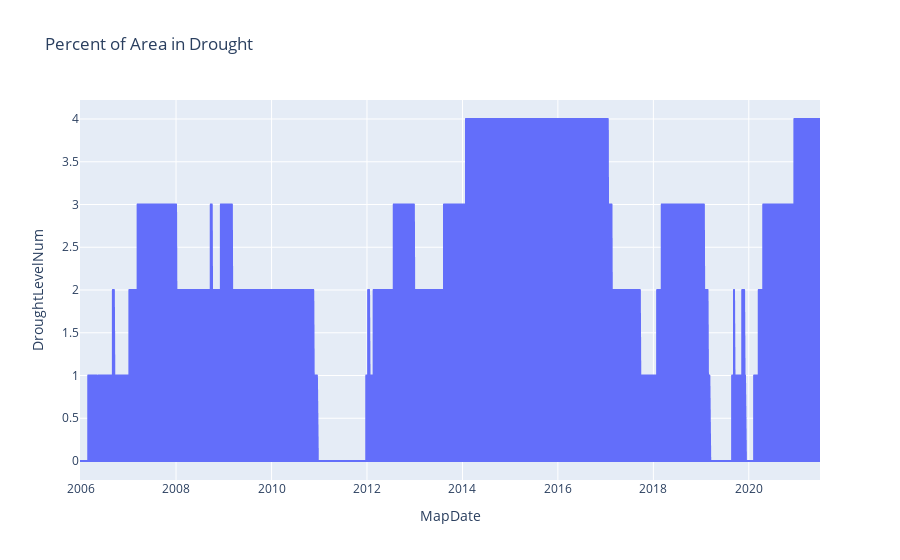

The notebook cell saved with this chart:
### Code cell
droughtlevelnumfig = px.line(dm0621, x="MapDate", y="DroughtLevelNum", title='Percent of Area in Drought')
droughtlevelnumfig.show()

### Figure 1 — Plotly figure (JSON) as saved in the notebook; plotly's stock layout.template omitted (floating-point values rounded to 4 significant figures; data arrays with more than 128 entries replaced by an {"elided": "..."} marker saying what was removed)
{"data": [{"hovertemplate": "MapDate=%{x}<br>DroughtLevelNum=%{y}<extra></extra>", "legendgroup": "", "line": {"color": "#636efa", "dash": "solid"}, "mode": "lines", "name": "", "showlegend": false, "type": "scattergl", "x": {"elided": "2710 str values"}, "xaxis": "x", "y": {"elided": "2710 str values"}, "yaxis": "y"}], "layout": {"legend": {"tracegroupgap": 0}, "title": {"text": "Percent of Area in Drought"}, "xaxis": {"anchor": "y", "domain": [0, 1], "title": {"text": "MapDate"}}, "yaxis": {"anchor": "x", "domain": [0, 1], "title": {"text": "DroughtLevelNum"}}}}
